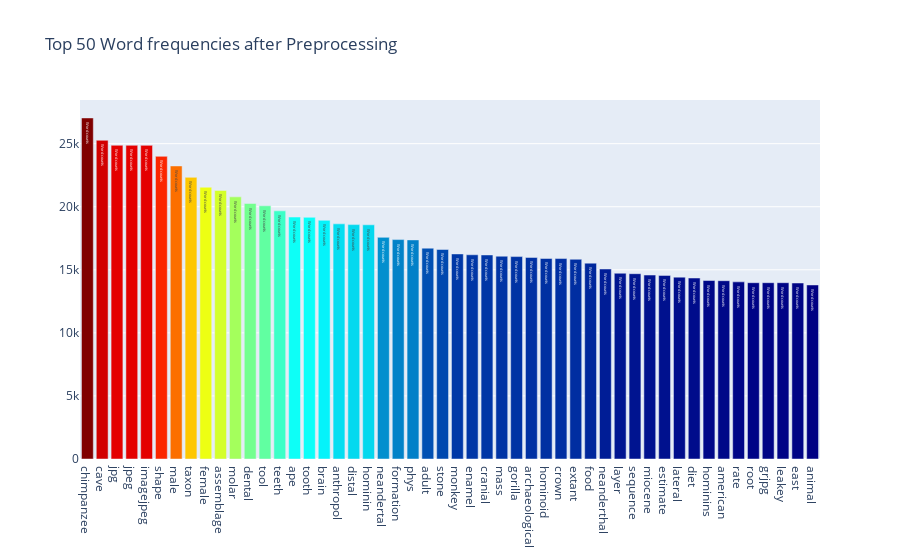
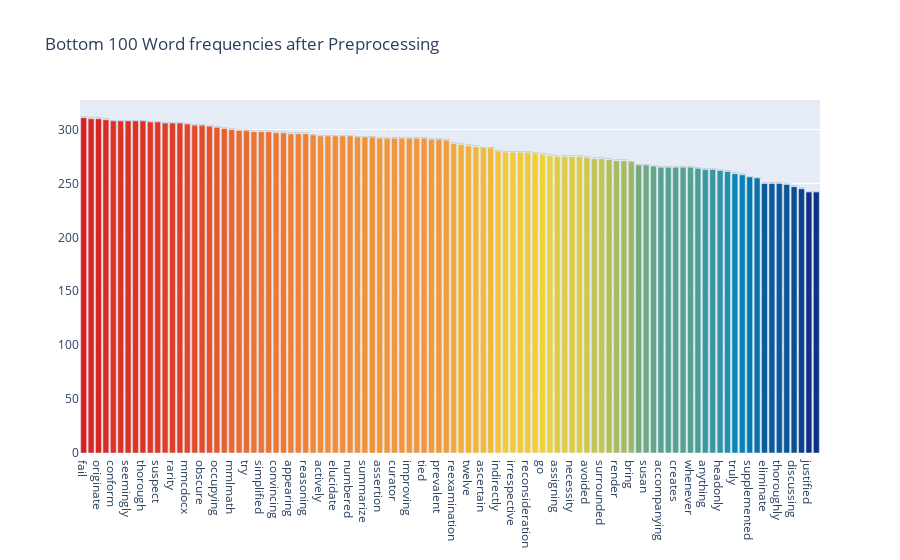

The notebook cell these images were saved under, in order:
### Code cell
#plotting a histogram of the most frequent words
import numpy as np
# Plotly imports
import plotly.offline as py
py.init_notebook_mode(connected=True)
import plotly.graph_objs as go
import plotly.tools as tls

feature_names = tf_vectorizer.get_feature_names()
count_vec = np.asarray(tf.sum(axis=0)).ravel()
zipped = list(zip(feature_names, count_vec))
x, y = (list(x) for x in zip(*sorted(zipped, key=lambda x: x[1], reverse=True)))
# Now I want to extract out on the top 15 and bottom 15 words
Y = np.concatenate([y[0:15], y[-16:-1]])
X = np.concatenate([x[0:15], x[-16:-1]])

# Plotting the Plot.ly plot for the Top 50 word frequencies
data = [go.Bar(
            x = x[0:50],
            y = y[0:50],
            marker= dict(colorscale='Jet',
                         color = y[0:50]
                        ),
            text='Word counts'
    )]

layout = go.Layout(
    title='Top 50 Word frequencies after Preprocessing'
)

fig = go.Figure(data=data, layout=layout)

py.iplot(fig, filename='basic-bar')

# Plotting the Plot.ly plot for the Top 50 word frequencies
data = [go.Bar(
            x = x[-100:],
            y = y[-100:],
            marker= dict(colorscale='Portland',
                         color = y[-100:]
                        ),
            text='Word counts'
    )]

layout = go.Layout(
    title='Bottom 100 Word frequencies after Preprocessing'
)

fig = go.Figure(data=data, layout=layout)

py.iplot(fig, filename='basic-bar')

### Figure 1 — Plotly figure (JSON) as saved in the notebook; plotly's stock layout.template omitted (floating-point values rounded to 4 significant figures)
{"data": [{"marker": {"color": [27039, 25268, 24872, 24871, 24865, 23995, 23234, 22328, 21548, 21292, 20783, 20257, 20073, 19673, 19182, 19159, 18925, 18643, 18582, 18568, 17571, 17396, 17371, 16716, 16613, 16258, 16192, 16178, 16078, 16048, 15980, 15898, 15891, 15834, 15529, 15064, 14729, 14691, 14583, 14557, 14419, 14348, 14149, 14136, 14044, 13978, 13977, 13977, 13953, 13798], "colorscale": [[0, "rgb(0,0,131)"], [0.2, "rgb(0,60,170)"], [0.4, "rgb(5,255,255)"], [0.6, "rgb(255,255,0)"], [0.8, "rgb(250,0,0)"], [1, "rgb(128,0,0)"]]}, "text": "Word counts", "type": "bar", "x": ["chimpanzee", "cave", "jpg", "jpeg", "imagejpeg", "shape", "male", "taxon", "female", "assemblage", "molar", "dental", "tool", "teeth", "ape", "tooth", "brain", "anthropol", "distal", "hominin", "neandertal", "formation", "phys", "adult", "stone", "monkey", "enamel", "cranial", "mass", "gorilla", "archaeological", "hominoid", "crown", "extant", "food", "neanderthal", "layer", "sequence", "miocene", "estimate", "lateral", "diet", "hominins", "american", "rate", "root", "grjpg", "leakey", "east", "animal"], "y": [27039, 25268, 24872, 24871, 24865, 23995, 23234, 22328, 21548, 21292, 20783, 20257, 20073, 19673, 19182, 19159, 18925, 18643, 18582, 18568, 17571, 17396, 17371, 16716, 16613, 16258, 16192, 16178, 16078, 16048, 15980, 15898, 15891, 15834, 15529, 15064, 14729, 14691, 14583, 14557, 14419, 14348, 14149, 14136, 14044, 13978, 13977, 13977, 13953, 13798]}], "layout": {"title": {"text": "Top 50 Word frequencies after Preprocessing"}}}

### Figure 2 — Plotly figure (JSON) as saved in the notebook; plotly's stock layout.template omitted (floating-point values rounded to 4 significant figures)
{"data": [{"marker": {"color": [311, 310, 310, 309, 308, 308, 308, 308, 308, 307, 307, 306, 306, 306, 305, 304, 304, 303, 302, 301, 300, 299, 299, 298, 298, 298, 297, 297, 296, 296, 296, 295, 294, 294, 294, 294, 294, 293, 293, 293, 292, 292, 292, 292, 292, 292, 292, 291, 291, 290, 287, 286, 285, 284, 283, 283, 280, 279, 279, 279, 279, 278, 277, 276, 275, 275, 275, 275, 274, 273, 273, 272, 271, 271, 270, 267, 267, 266, 265, 265, 265, 265, 265, 264, 263, 263, 262, 261, 259, 258, 256, 255, 250, 250, 250, 249, 247, 245, 242, 242], "colorscale": [[0, "rgb(12,51,131)"], [0.25, "rgb(10,136,186)"], [0.5, "rgb(242,211,56)"], [0.75, "rgb(242,143,56)"], [1, "rgb(217,30,30)"]]}, "text": "Word counts", "type": "bar", "x": ["fail", "indebted", "originate", "intriguing", "conform", "passed", "seemingly", "speculation", "thorough", "collaboration", "suspect", "confirming", "rarity", "recognizable", "mmcdocx", "acceptable", "obscure", "inform", "occupying", "exceeded", "mmlmath", "employing", "try", "agrees", "simplified", "whereby", "convincing", "recognizing", "appearing", "noticeable", "reasoning", "accessible", "actively", "director", "elucidate", "facilitating", "numbered", "classify", "summarize", "theoretically", "assertion", "basically", "curator", "ignored", "improving", "perfect", "tied", "concomitant", "prevalent", "questionable", "reexamination", "biologically", "twelve", "fax", "ascertain", "warrant", "indirectly", "disagreement", "irrespective", "persisted", "reconsideration", "multiplied", "go", "confident", "assigning", "compelling", "necessity", "prismissuename", "avoided", "emphasizes", "surrounded", "docx", "render", "unresolved", "bring", "pointing", "susan", "opened", "accompanying", "coincides", "creates", "meant", "whenever", "confeditor", "anything", "exceeding", "headonly", "misleading", "truly", "refine", "supplemented", "warranted", "eliminate", "overcome", "thoroughly", "relies", "discussing", "attempting", "justified", "precludes"], "y": [311, 310, 310, 309, 308, 308, 308, 308, 308, 307, 307, 306, 306, 306, 305, 304, 304, 303, 302, 301, 300, 299, 299, 298, 298, 298, 297, 297, 296, 296, 296, 295, 294, 294, 294, 294, 294, 293, 293, 293, 292, 292, 292, 292, 292, 292, 292, 291, 291, 290, 287, 286, 285, 284, 283, 283, 280, 279, 279, 279, 279, 278, 277, 276, 275, 275, 275, 275, 274, 273, 273, 272, 271, 271, 270, 267, 267, 266, 265, 265, 265, 265, 265, 264, 263, 263, 262, 261, 259, 258, 256, 255, 250, 250, 250, 249, 247, 245, 242, 242]}], "layout": {"title": {"text": "Bottom 100 Word frequencies after Preprocessing"}}}
